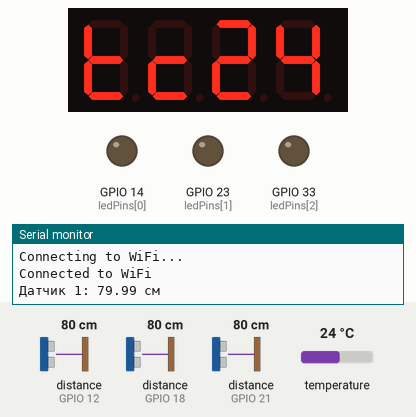
The sketch below on a simulated ESP32. On the bench: 4-digit seven-segment display, output pins drawn as LEDs (lit = HIGH), the last lines printed to the serial monitor. Wiring (inferred from the names in the program): ultrasonic range finder: trigger GPIO 13; echo GPIO 12. The test bench sets the inputs (shaded band); at power-on: temperature 24 °C, distance to the obstacle (sensors on GPIO 12, GPIO 18, GPIO 21) 80 cm. The echo pulse lasts 58.3 µs per cm; WiFi joins after 1.5 s; servers stay silent unless stated; uploads are accepted with an empty reply; pins used as bus, display or sensor lines are not drawn.

Above: at 3.2 s.
3.3 s: temperature set to 12 °C
At 8.2 s:
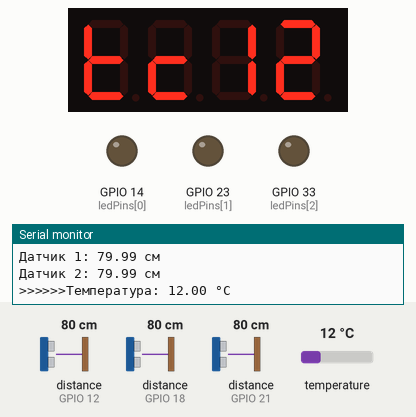
10.7 s: temperature set to 19 °C
At 16.1 s:
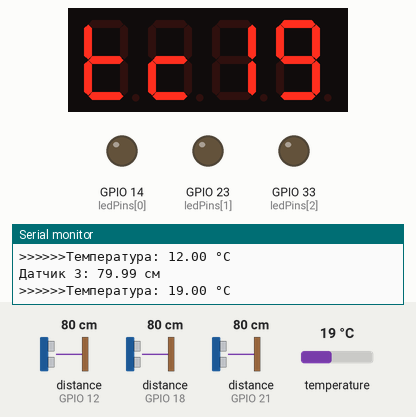
18.1 s: temperature set to 28 °C
At 22.9 s:
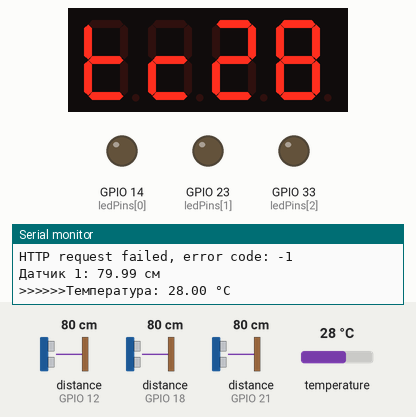
Timing chart, 0 to 24.4 s (numbered marks = the images above; inputs shaded):
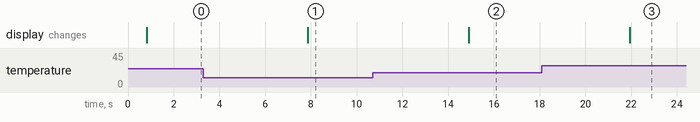

The sketch:

db_mk.ino
```cpp
#include <WiFi.h>
#include <HTTPClient.h>
#include <ArduinoJson.h>
#include <vector>
#include <OneWire.h>
#include <DallasTemperature.h>
#include <Arduino.h>
#include <TM1637Display.h>
#include "TM1637.h"

#define CLK 26//pins definitions for TM1637 and can be changed to other ports
#define DIO 27
TM1637 tm1637(CLK,DIO);
// Пин для подключения DS18B20
#define ONE_WIRE_BUS 25

// Определение символов для TM1637 (7-сегментные коды)
const uint8_t SEG_T[] = {
  0b01110100 // T
  // Другие символы можно добавить по аналогии
};

// Настройка объектов для работы с датчиком
OneWire oneWire(ONE_WIRE_BUS);
DallasTemperature sensors(&oneWire);

DeviceAddress sensor = {0x28, 0xE6, 0xD4, 0x80, 0xE3, 0xE1, 0x3C, 0x92};

const int LED_NUMBER = 3;
const char *ssid = "POCOX3Pro";
const char *password = "O98765421";
const char *serverUrl = "http://192.168.161.200/Ubuntu_server/api.php";

const int ledPins[] = {14, 23, 33};
std::vector<int> cells;

const int trigPins[] = {13, 22, 19};
const int echoPins[] = {12, 18, 21};
float lastDistances[3] = {0, 0, 0};

void readTemperatureTask(void *pvParameters) {
  while (1) {
    sensors.requestTemperatures();
    float tempC = sensors.getTempCByIndex(0);

    Serial.print(">>>>>>Температура: ");
    Serial.print(tempC);
    Serial.println(" °C");

    int tempInt = (int) tempC;


    // delay(1000);
    // tm1637.display(0, 0x00);
    // tm1637.display(1, 0x00);
    // tm1637.display(2, 0x00);
    // tm1637.display(3, 0x00);
    tm1637.display(0, SEG_T[0]);
    if (tempInt >= 100)
    {
      tm1637.display(1, (tempInt / 100));
    }
    else
    {
      tm1637.display(1, 0b01100011);
    }
    tm1637.display(2, (tempInt % 100) / 10);
    tm1637.display(3, (tempInt % 100) % 10);
    //delay(1000);
    // // tm1637.display(0, 0x00);
    // // tm1637.display(1, 0x00);
    // // tm1637.display(2, 0x00);
    // // tm1637.display(3, 0x00);

    for (int i = 0; i < 5; i++) {
      for (auto it = cells.begin(); it != cells.end(); it++) {
        int cell = *it;
        if (cell >= 1 && cell <= 3) {
          digitalWrite(ledPins[cell - 1], HIGH);
        }
      }
      delay(500);

      for (auto it = cells.begin(); it != cells.end(); it++) {
        int cell = *it;
        if (cell >= 1 && cell <= 3) {
          digitalWrite(ledPins[cell - 1], LOW);
        }
      }
      delay(500);
    }
    cells.clear();

    vTaskDelay(1250 / portTICK_PERIOD_MS);  // Задержка 1 секунда (FreeRTOS-совместимая)
  }
}

// void blink(void *pvParameters) {
//   while(1) {
//     for (int i = 0; i < 5; i++) {
//       for (auto it = cells.begin(); it != cells.end(); it++) {
//         int cell = *it;
//         if (cell >= 1 && cell <= 3) {
//           digitalWrite(ledPins[cell - 1], HIGH);
//         }
//       }
//       delay(500);

//       for (auto it = cells.begin(); it != cells.end(); it++) {
//         int cell = *it;
//         if (cell >= 1 && cell <= 3) {
//           digitalWrite(ledPins[cell - 1], LOW);
//         }
//       }
//       delay(500);
//     }
//     cells.clear();
//   }

//   vTaskDelay(5000 / portTICK_PERIOD_MS);
// }

float measureDistance(int sensorNum) {

  digitalWrite(trigPins[sensorNum], LOW);
  delayMicroseconds(2);
  digitalWrite(trigPins[sensorNum], HIGH);
  delayMicroseconds(10);
  digitalWrite(trigPins[sensorNum], LOW);

  float duration = pulseIn(echoPins[sensorNum], HIGH);
  return (duration * 0.0343) / 2;
}

void setup() {
  Serial.begin(115200);
  tm1637.init();
  tm1637.set(BRIGHT_TYPICAL);
  sensors.begin();

  xTaskCreatePinnedToCore(
    readTemperatureTask,  // Функция задачи
    "TemperatureTask",    // Название задачи (для отладки)
    10000,                // Размер стека (можно увеличить, если нужно)
    NULL,                 // Параметры задачи (не используем)
    1,                    // Приоритет (1 - стандартный)
    NULL,                 // Дескриптор задачи (не сохраняем)
    0               // Ядро (0 - Core 0)
  );

  // xTaskCreatePinnedToCore(
  //   blink,  // Функция задачи
  //   "BlinkTask",    // Название задачи (для отладки)
  //   10000,                // Размер стека (можно увеличить, если нужно)
  //   NULL,                 // Параметры задачи (не используем)
  //   1,                    // Приоритет (1 - стандартный)
  //   NULL,                 // Дескриптор задачи (не сохраняем)
  //   0               // Ядро (0 - Core 0)
  // );

  for (int i = 0; i < 3; i++) {
    pinMode(trigPins[i], OUTPUT);
    pinMode(echoPins[i], INPUT);
  }

  for (int i = 0; i < LED_NUMBER; i++) {
    pinMode(ledPins[i], OUTPUT);
  }

  WiFi.begin(ssid, password);
  while (WiFi.status() != WL_CONNECTED) {
    delay(1000);
    Serial.println("Connecting to WiFi...");
  }
  Serial.println("Connected to WiFi");
}

void loop() {

  for (int i = 0; i < 3; i++) {
    float distance = measureDistance(i);
    //if ((distance - lastDistances[i]) > 1.0) {
      lastDistances[i] = distance;
      Serial.print("Датчик ");
      Serial.print(i+1);
      Serial.print(": ");
      Serial.print(distance);
      Serial.println(" см");
    //}


      HTTPClient http;
      http.begin("http://192.168.161.200/Ubuntu_server/get_sensors.php");
      http.addHeader("Content-Type", "application/x-www-form-urlencoded");
      int httpResCode = http.POST("sensor_id=" + String(i+1) + "&value=" + String(distance));
      //Serial.println("sensor_id=" + String(i+1) + "&value=" + String(distance));
      ///Serial.print("HTTP RESPONSE: ");
      ///Serial.println(httpResCode);
      http.end();
      delay(5000);
  }

  if (WiFi.status() == WL_CONNECTED) {
    HTTPClient http;
    http.begin(serverUrl);

    int httpCode = http.GET();

    if (httpCode == HTTP_CODE_OK) {
      String payload = http.getString();
      payload.trim();
      Serial.println("Response payload: " + payload);

      DynamicJsonDocument doc(1024);
      DeserializationError error = deserializeJson(doc, payload);

      if (error) {
        Serial.print("JSON parsing failed: ");
        Serial.println(error.c_str());
      } else {
        JsonArray array = doc.is<JsonArray>() ? doc.as<JsonArray>() : doc.to<JsonArray>();

        for (JsonObject record : array) {
          String date = record["date"];
          int cell = record["cell"];

          Serial.print("Date: ");
          Serial.print(date);
          Serial.print(" | Cell: ");
          Serial.println(cell);
          cells.push_back(cell);
        }
        //blink();
      }
    } else {
      Serial.print("HTTP request failed, error code: ");
      Serial.println(httpCode);
    }
    http.end();
  } else {
    Serial.println("WiFi disconnected");
  }

  delay(500);
}
```

Measured:
- after the input at 3.3 s, the display: changes after 4.6 s (image 1)
- after the input at 10.7 s, the display: changes after 4.2 s (image 2)
- after the input at 18.1 s, the display: changes after 3.8 s (image 3)
